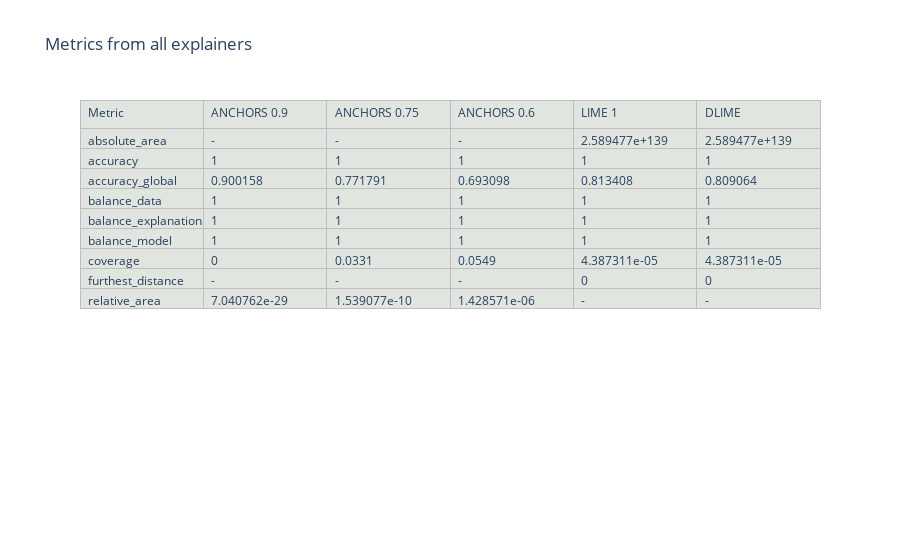
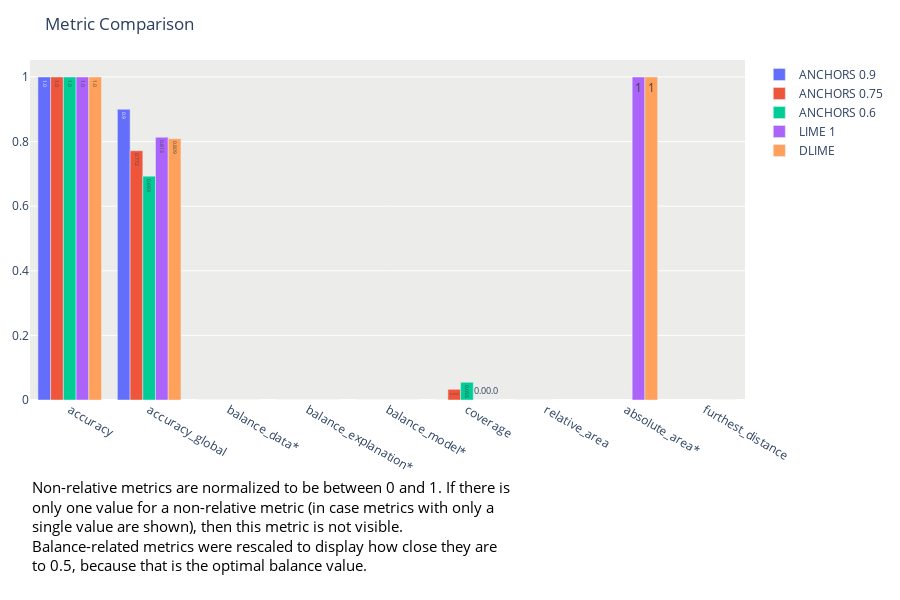
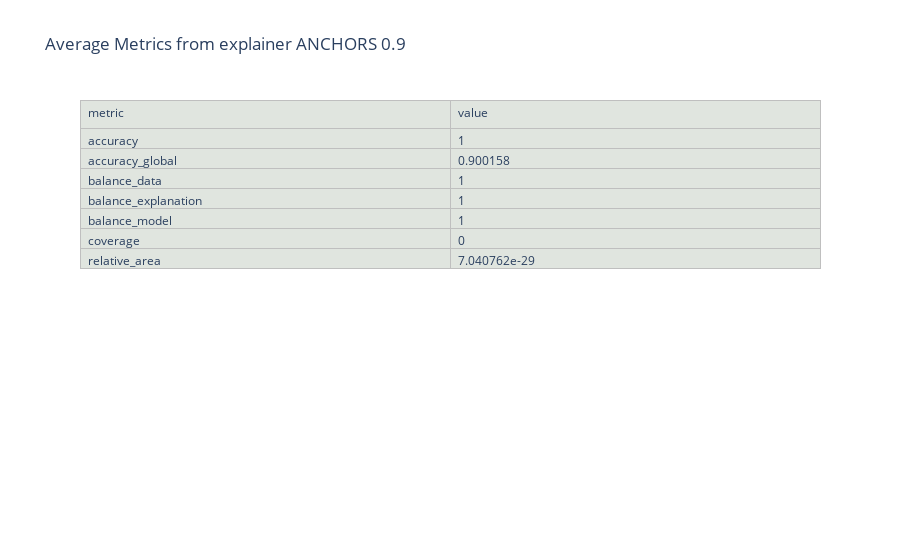
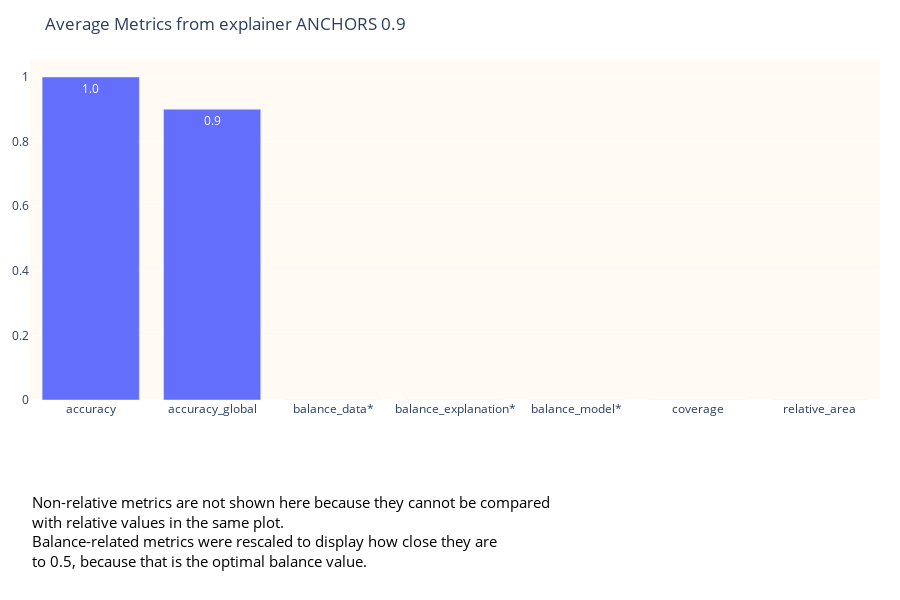

Here is the notebook cell these charts were saved with, in order:
### Markdown cell above
Visualize metrics as tables or bar charts.

### Code cell
print_metrics(metric_data, plot='table', show_metric_with_one_value=True)
print_metrics(metric_data, plot='bar', show_metric_with_one_value=False)
print_metrics(metric_data, explainer='ANCHORS 0.9')
print_metrics(metric_data, plot="bar", explainer='ANCHORS 0.9')

### Figure 1 — Plotly figure (JSON) as saved in the notebook; plotly's stock layout.template omitted (floating-point values rounded to 4 significant figures)
{"data": [{"cells": {"align": "left", "fill": {"color": "#e0e5df"}, "line": {"color": "#bfbfbf"}, "values": [["absolute_area", "accuracy", "accuracy_global", "balance_data", "balance_explanation", "balance_model", "coverage", "furthest_distance", "relative_area"], ["-", 1.0, 0.9002, 1.0, 1.0, 1.0, 0.0, "-", "7.040762e-29"], ["-", 1.0, 0.7718, 1.0, 1.0, 1.0, 0.0331, "-", "1.539077e-10"], ["-", 1.0, 0.6931, 1.0, 1.0, 1.0, 0.0549, "-", "1.428571e-06"], ["2.589477e+139", 1.0, 0.8134, 1.0, 1.0, 1.0, "4.387311e-05", 0.0, "-"], ["2.589477e+139", 1.0, 0.8091, 1.0, 1.0, 1.0, "4.387311e-05", 0.0, "-"]]}, "header": {"align": "left", "fill": {"color": "#e0e5df"}, "line": {"color": "#bfbfbf"}, "values": ["Metric", "ANCHORS 0.9", "ANCHORS 0.75", "ANCHORS 0.6", "LIME 1", "DLIME"]}, "type": "table"}], "layout": {"title": {"text": "Metrics from all explainers"}}}

### Figure 2 — Plotly figure (JSON) as saved in the notebook; plotly's stock layout.template omitted (floating-point values rounded to 4 significant figures)
{"data": [{"name": "ANCHORS 0.9", "text": ["1.0", "0.9", "0.0", "0.0", "0.0", "0.0", "0.0"], "textposition": "auto", "type": "bar", "x": ["accuracy", "accuracy_global", "balance_data*", "balance_explanation*", "balance_model*", "coverage", "relative_area"], "y": [1.0, 0.9002, 0.0, 0.0, 0.0, 0.0, 7.041e-29]}, {"name": "ANCHORS 0.75", "text": ["1.0", "0.772", "0.0", "0.0", "0.0", "0.033", "0.0"], "textposition": "auto", "type": "bar", "x": ["accuracy", "accuracy_global", "balance_data*", "balance_explanation*", "balance_model*", "coverage", "relative_area"], "y": [1.0, 0.7718, 0.0, 0.0, 0.0, 0.0331, 1.539e-10]}, {"name": "ANCHORS 0.6", "text": ["1.0", "0.693", "0.0", "0.0", "0.0", "0.055", "0.0"], "textposition": "auto", "type": "bar", "x": ["accuracy", "accuracy_global", "balance_data*", "balance_explanation*", "balance_model*", "coverage", "relative_area"], "y": [1.0, 0.6931, 0.0, 0.0, 0.0, 0.0549, 1.429e-06]}, {"name": "LIME 1", "text": ["1", "1.0", "0.813", "0.0", "0.0", "0.0", "0.0", "0.0"], "textposition": "auto", "type": "bar", "x": ["absolute_area*", "accuracy", "accuracy_global", "balance_data*", "balance_explanation*", "balance_model*", "coverage", "furthest_distance"], "y": [1, 1.0, 0.8134, 0.0, 0.0, 0.0, 4.387e-05, 0.0]}, {"name": "DLIME", "text": ["1", "1.0", "0.809", "0.0", "0.0", "0.0", "0.0", "0.0"], "textposition": "auto", "type": "bar", "x": ["absolute_area*", "accuracy", "accuracy_global", "balance_data*", "balance_explanation*", "balance_model*", "coverage", "furthest_distance"], "y": [1, 1.0, 0.8091, 0.0, 0.0, 0.0, 4.387e-05, 0.0]}], "layout": {"annotations": [{"align": "left", "font": {"color": "black", "size": 15}, "showarrow": false, "text": "Non-relative metrics are normalized to be between 0 and 1. If there is<br>only one value for a non-relative metric (in case metrics with only a<br>single value are shown), then this metric is not visible.<br>Balance-related metrics were rescaled to display how close they are<br>to 0.5, because that is the optimal balance value.", "textangle": 0, "x": 0, "xanchor": "left", "xref": "paper", "y": -0.52, "yref": "paper"}], "barmode": "group", "height": 600, "margin": {"b": 200, "l": 20, "r": 20, "t": 60}, "plot_bgcolor": "#ececea", "title": {"text": "Metric Comparison"}}}

### Figure 3 — Plotly figure (JSON) as saved in the notebook; plotly's stock layout.template omitted (floating-point values rounded to 4 significant figures)
{"data": [{"cells": {"align": "left", "fill": {"color": "#e0e5df"}, "line": {"color": "#bfbfbf"}, "values": [["accuracy", "accuracy_global", "balance_data", "balance_explanation", "balance_model", "coverage", "relative_area"], [1.0, 0.9002, 1.0, 1.0, 1.0, 0.0, "7.040762e-29"]]}, "header": {"align": "left", "fill": {"color": "#e0e5df"}, "line": {"color": "#bfbfbf"}, "values": ["metric", "value"]}, "type": "table"}], "layout": {"title": {"text": "Average Metrics from explainer ANCHORS 0.9"}}}

### Figure 4 — Plotly figure (JSON) as saved in the notebook; plotly's stock layout.template omitted (floating-point values rounded to 4 significant figures)
{"data": [{"text": ["1.0", "0.9", "0.0", "0.0", "0.0", "0.0", "0.0"], "textposition": "auto", "type": "bar", "x": ["accuracy", "accuracy_global", "balance_data*", "balance_explanation*", "balance_model*", "coverage", "relative_area"], "y": [1.0, 0.9002, 0.0, 0.0, 0.0, 0.0, 7.041e-29]}], "layout": {"annotations": [{"align": "left", "font": {"color": "black", "size": 15}, "showarrow": false, "text": "Non-relative metrics are not shown here because they cannot be compared<br>with relative values in the same plot.<br>Balance-related metrics were rescaled to display how close they are<br>to 0.5, because that is the optimal balance value.", "textangle": 0, "x": 0, "xanchor": "left", "xref": "paper", "y": -0.51, "yref": "paper"}], "height": 600, "margin": {"b": 200, "l": 20, "r": 20, "t": 60}, "plot_bgcolor": "#fffaf4", "title": {"text": "Average Metrics from explainer ANCHORS 0.9"}}}
